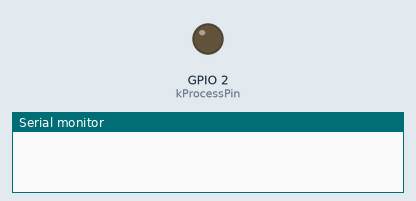
Recording of a program running on a simulated ESP32. Shown: output pins drawn as LEDs (lit = HIGH), the last lines printed to the serial monitor.

Above: at 0.0 s.
At 2.1 s:
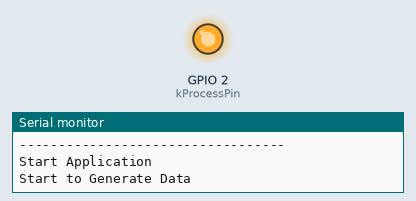
Timing chart, 0 to 3.6 s (numbered marks = the images above):
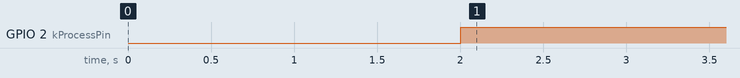

Measured:
- by itself, GPIO 2 (kProcessPin): LOW → HIGH at 2.0 s

The program:

main.cpp
```cpp
#include <Arduino.h>
#include <SPI.h>
#include "driver/gpio.h"

const boolean kUsesDefaultSpiPins = false;

const boolean kUsesSpiClockDivider = false;

const uint32_t kSpiFrequency = 1536000;

const uint8_t kSpiSckPin = GPIO_NUM_27;
const uint8_t kSpiMosiPin = GPIO_NUM_26;
const uint8_t kSpiMisoPin = GPIO_NUM_33;
const uint8_t kSpiCsPin = GPIO_NUM_25;

const gpio_num_t kProcessPin = GPIO_NUM_2;

const uint32_t kSerialBaudRate = 115200;

const uint32_t kDelayStartMs = 1000;
const uint32_t kDelayLoopMs = 1000;
const uint32_t kDelayBetweenFramesUs = 125;

const uint32_t kChannelsSize = 8;
const uint16_t kFrameDataMask = 0x0FFF;

// globals
SPISettings spiSettings(kSpiFrequency, MSBFIRST, SPI_MODE0);

void SpiSetup(uint8_t spi_mosi_pin, uint8_t spi_miso_pin,
              uint8_t spi_sck_pin, uint8_t spi_cs_pin);

void IRAM_ATTR SetPinLevel(uint32_t pin, boolean level);

void IRAM_ATTR WriteChannel(uint16_t address, uint16_t value);

void IRAM_ATTR DelayNanoSeconds(uint32_t value);

void setup()
{
  delay(kDelayStartMs);
  Serial.begin(kSerialBaudRate);

  SpiSetup(kSpiMosiPin, kSpiMisoPin, kSpiSckPin, kSpiCsPin);

  // Set the pins as outputs
  gpio_pad_select_gpio(kProcessPin);
  gpio_set_direction(kProcessPin, GPIO_MODE_OUTPUT);

  delay(kDelayStartMs);

  Serial.printf("\n----------------------------------\n");
  Serial.printf("Start Application\n\n");
}

void loop()
{
  uint16_t channel_value;

  channel_value = 0xAA55;

  // Test by writing values 0 to 15
  Serial.printf("Start to Generate Data\n");

  SetPinLevel(kProcessPin, false);
  for (uint16_t i = 0; i < kChannelsSize; i++)
  {
    WriteChannel(i, channel_value);
    if (i < (kChannelsSize - 1))
      delayMicroseconds(kDelayBetweenFramesUs);
    channel_value ^= 0xFFFF;
  }
  SetPinLevel(kProcessPin, true);
  delay(kDelayLoopMs);
}

void IRAM_ATTR WriteChannel(uint16_t address, uint16_t value)
{
  uint16_t tx_frame = (value & kFrameDataMask) | (address << 12);

  SPI.beginTransaction(spiSettings);
  SPI.transfer16(tx_frame);
  SPI.endTransaction();
}

void SpiSetup(uint8_t spi_mosi_pin, uint8_t spi_miso_pin, uint8_t spi_sck_pin, uint8_t spi_cs_pin)
{
  if (kUsesDefaultSpiPins)
    SPI.begin();
  else
    SPI.begin(spi_sck_pin, spi_miso_pin, spi_mosi_pin, spi_cs_pin);

  if (kUsesSpiClockDivider)
  {
    uint32_t clockDiv = (80000000 + (kSpiFrequency - 1)) / kSpiFrequency; // Calculate the clock divider for 1.536 MHz

    // Set clock divisor
    SPI.setClockDivider((clockDiv << 12) | (clockDiv << 6) | (clockDiv));
  }
}

// Helper function to set a GPIO pin to a specific level
void IRAM_ATTR SetPinLevel(uint32_t pin, boolean level)
{
  if (level)
  {
    if (pin < 32)
    {
      GPIO.out_w1ts = (1 << pin);
    }
    else
    {
      GPIO.out1_w1ts.val = (1 << (pin - 32));
    }
  }
  else
  {
    if (pin < 32)
    {
      GPIO.out_w1tc = (1 << pin);
    }
    else
    {
      GPIO.out1_w1tc.val = (1 << (pin - 32));
    }
  }
}
```
